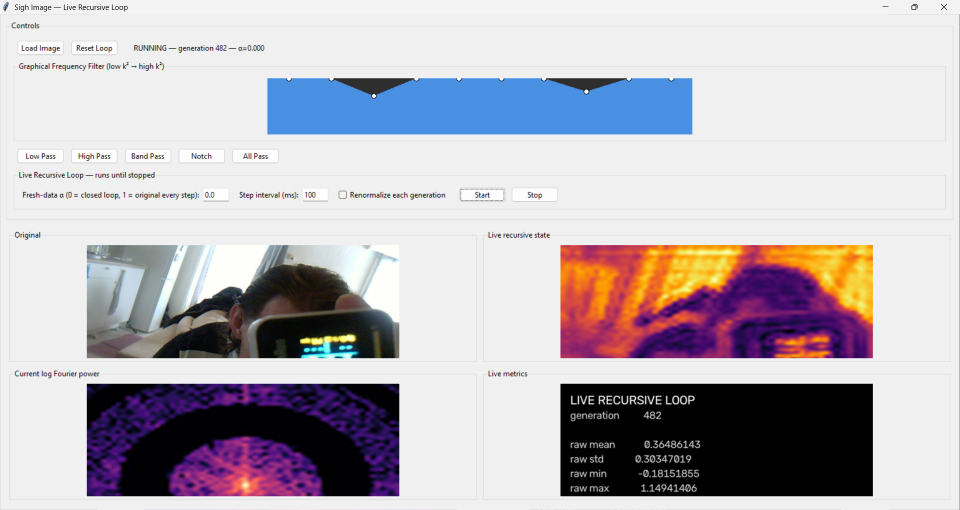
#> input picture pic.png, 1920 x 1020 px (shown at 1/2 size)
$ python gate0_spectral_receipt.py --image pic.png
#> lines starting #> are read from the running program, lines starting #| are printed output that depends on the picture; after the words box and inside, x2 and y2 are one past the last pixel; in counts of white or black regions, pixels touching at a corner belong together
#!/usr/bin/env python3
"""
Gate 0: analytical receipt for SighImageSuper's 64x64 recursive high-pass loop.

The live app applies a diagonal Fourier operator whose gain is a function of
normalized squared radial frequency k^2.  The high-pass preset reaches gain 1.0
only at the joint Nyquist bin of a 64x64 grid.  This script predicts the
asymptotic surviving subspace directly from the filter, then verifies it by
iteration.

No GUI and no torch are required.
"""

from __future__ import annotations

import argparse
import json
import math
from pathlib import Path

import numpy as np

HIGH_PASS_GAINS = np.array(
    [0.005, 0.01, 0.02, 0.05, 0.1, 0.2, 0.4, 0.6, 0.8, 1.0],
    dtype=np.float64,
)


def build_filter(n: int = 64, num_points: int = 256) -> np.ndarray:
    # Match torch.fft.fftfreq(n, d=1/n): integer-valued DFT frequencies.
    k = np.fft.fftfreq(n, d=1 / n)
    ky, kx = np.meshgrid(k, k, indexing="ij")
    k2 = kx * kx + ky * ky
    k2 = k2 / k2.max()

    band_centers = np.linspace(0.0, 1.0, len(HIGH_PASS_GAINS))
    x_coords = np.linspace(0.0, 1.0, num_points)
    lookup = np.interp(x_coords, band_centers, HIGH_PASS_GAINS)

    indices = np.floor(k2 * (num_points - 1)).astype(np.int64)
    indices = np.clip(indices, 0, num_points - 1)
    return lookup[indices]


def synthetic_image(n: int, seed: int) -> np.ndarray:
    rng = np.random.default_rng(seed)
    # Smooth-ish structured field plus tiny broadband component so every mode
    # has a reproducible nonzero chance of being seeded.
    y, x = np.mgrid[0:n, 0:n]
    img = (
        0.7 * np.exp(-((x - 0.32 * n) ** 2 + (y - 0.45 * n) ** 2) / (0.08 * n * n))
        + 0.5 * np.exp(-((x - 0.72 * n) ** 2 + (y - 0.62 * n) ** 2) / (0.04 * n * n))
        + 0.03 * rng.standard_normal((n, n))
    )
    img -= img.min()
    img /= img.max() + 1e-30
    return img


def load_image(path: str, n: int) -> np.ndarray:
#> called with path = 'pic.png', n = 64
    try:
        from PIL import Image
    except ImportError as exc:
        raise SystemExit("Pillow is required when --image is used.") from exc

    img = Image.open(path).convert("L").resize((n, n))
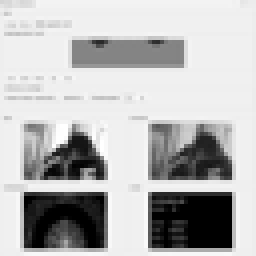
#> img: PIL image 64x64 L (shown 4 times larger); min 0, max 255, mean 183.7
    arr = np.asarray(img, dtype=np.float64)
    arr -= arr.min()
    arr /= arr.max() + 1e-30
    return arr


def iterate(x0: np.ndarray, filt: np.ndarray, steps: int) -> np.ndarray:
    x = x0.copy()
    for _ in range(steps):
        x = np.fft.ifft2(np.fft.fft2(x) * filt).real
    return x


def asymptotic_projection(x0: np.ndarray, filt: np.ndarray, atol: float = 1e-15):
#> called with atol = 1e-15
    max_gain = float(np.max(np.abs(filt)))
#> max_gain = 1
    mask = np.isclose(np.abs(filt), max_gain, atol=atol, rtol=0.0)
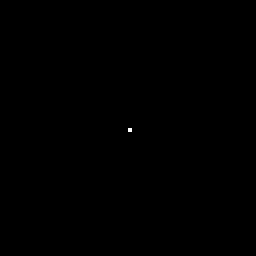
#> mask: shape (64, 64) bool (shown 4 times larger); 0.02% white in thin lines or dots, all inside (x1, y1, x2, y2) = (32, 32, 33, 33)

    f0 = np.fft.fft2(x0)
    projected_fft = np.zeros_like(f0)
    projected_fft[mask] = f0[mask]
    projection = np.fft.ifft2(projected_fft).real
    return max_gain, mask, projection


def checkerboard(n: int) -> np.ndarray:
    y, x = np.mgrid[0:n, 0:n]
    return ((-1.0) ** (x + y)).astype(np.float64)


def cosine_similarity(a: np.ndarray, b: np.ndarray) -> float:
    aa = a.ravel()
    bb = b.ravel()
    denom = np.linalg.norm(aa) * np.linalg.norm(bb)
    if denom == 0:
        return float("nan")
    return float(np.dot(aa, bb) / denom)


def main() -> None:
    parser = argparse.ArgumentParser()
    parser.add_argument("--n", type=int, default=64)
    parser.add_argument("--steps", type=int, default=1024)
    parser.add_argument("--seed", type=int, default=7)
    parser.add_argument("--image", type=str, default=None)
    parser.add_argument("--json", type=str, default=None)
    args = parser.parse_args()

    if args.n % 2:
        raise SystemExit("Gate 0 uses an even grid so the Nyquist checkerboard exists exactly.")

    filt = build_filter(args.n)
    x0 = load_image(args.image, args.n) if args.image else synthetic_image(args.n, args.seed)

    max_gain, mask, predicted = asymptotic_projection(x0, filt)
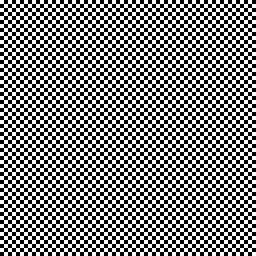
#> predicted: shape (64, 64) float64 (shown 4 times larger); values -9.67e-05 (black) and 9.67e-05 (white), 50% white in thin lines or dots
#> max_gain = 1
    observed = iterate(x0, filt, args.steps)
#> the loop in iterate, `for _ in range(steps):` made 1024 passes
#> pass 1, in iterate, `x = np.fft.ifft2(np.fft.fft2(x) * filt).real`:
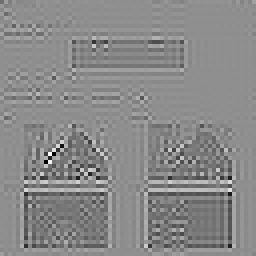
#> x: shape (64, 64) float64 (shown 4 times larger); min -0.0233, max 0.0266, mean 0.0036; drawn with min black and max white
#> pass 2, in iterate, `x = np.fft.ifft2(np.fft.fft2(x) * filt).real`:
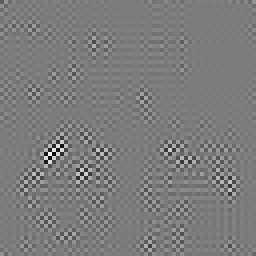
#> x: shape (64, 64) float64 (shown 4 times larger); min -0.00884, max 0.00937, mean 1.8e-05; drawn with min black and max white

    max_bins = np.argwhere(mask)
#> max_bins = [[32, 32]]
    next_gain = float(np.max(np.abs(filt[~mask]))) if np.any(~mask) else float("nan")
#> next_gain = 0.944

    residual = observed - predicted * (max_gain ** args.steps)
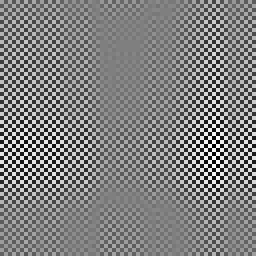
#> residual: shape (64, 64) float64 (shown 4 times larger); min -2.98e-19, max 2.98e-19, mean 0; drawn with min black and max white
    rel_error = float(
        np.linalg.norm(residual)
        / (np.linalg.norm(observed) + np.linalg.norm(predicted) + 1e-30)
    )
#> rel_error = 6.96e-16

    cb = checkerboard(args.n)
    pred_cb = abs(cosine_similarity(predicted, cb))
#> in cosine_similarity, `aa = a.ravel()`: aa = 4096 values, max 9.67e-05 at index 0, min -9.67e-05 at index 1, mean 0
#> in cosine_similarity, `bb = b.ravel()`: bb = 4096 values, max 1 at index 0, min -1 at index 1, mean 0
#> in cosine_similarity, `denom = np.linalg.norm(aa) * np.linalg.norm(bb)`: denom = 0.396
#> pred_cb = 1
    obs_cb = abs(cosine_similarity(observed, cb))
#> obs_cb = 1

    report = {
        "grid": [args.n, args.n],
        "steps": args.steps,
        "max_abs_gain": max_gain,
        "num_max_gain_bins": int(mask.sum()),
        "max_gain_bins_array_indices": max_bins.tolist(),
        "next_largest_abs_gain": next_gain,
        "predicted_projection_std": float(predicted.std()),
        "observed_std": float(observed.std()),
        "predicted_checkerboard_abs_cosine": pred_cb,
        "observed_checkerboard_abs_cosine": obs_cb,
        "relative_error_vs_analytical_limit": rel_error,
        "interpretation": (
            "The high-pass loop preserves exactly the joint Nyquist checkerboard mode."
            if max_gain == 1.0 and int(mask.sum()) == 1
            else "The loop converges toward the maximum-gain Fourier subspace."
        ),
    }

    print(json.dumps(report, indent=2))
#> (printed output is left out)

    # Strong but numerically tolerant gates.
    assert math.isclose(max_gain, 1.0, rel_tol=0.0, abs_tol=1e-15)
    assert int(mask.sum()) == 1
    assert max_bins.tolist() == [[args.n // 2, args.n // 2]]
    assert pred_cb > 0.999999
    assert obs_cb > 0.999
    assert rel_error < 1e-10

    if args.json:
        Path(args.json).write_text(json.dumps(report, indent=2) + "\n", encoding="utf-8")


if __name__ == "__main__":
    main()
